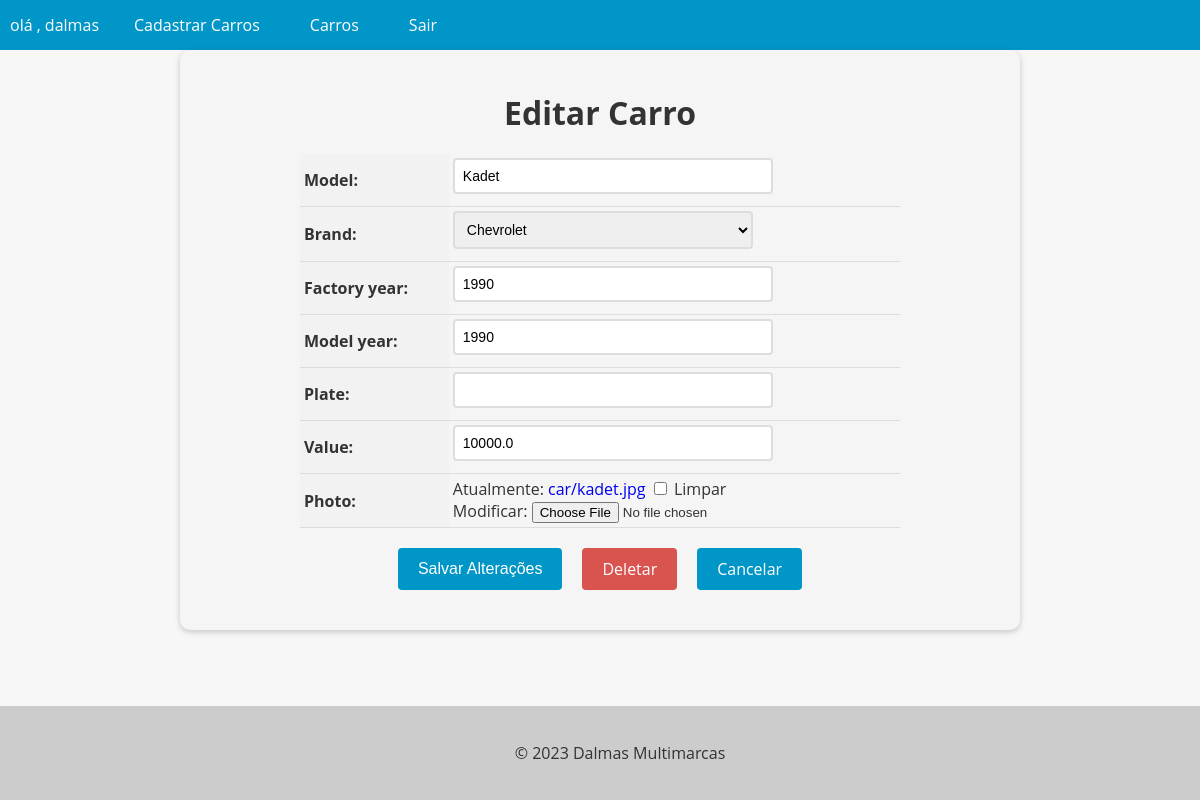
The page /car/5/update (signed in) on the database its author committed.
### cars/models.py (models this page shows, shortened)
class Cars(models.Model):
    id = models.AutoField(primary_key=True)
    model = models.CharField(max_length=200)
    brand = models.ForeignKey(Brand, on_delete=models.PROTECT, related_name="car_brand")
    factory_year = models.IntegerField(blank=True, null=True)
    model_year = models.IntegerField(blank=True, null=True)
    plate = models.CharField(max_length=10, blank=True, null=True)
    value = models.FloatField(blank=True, null=True)
    photo = models.ImageField(upload_to='car/', blank=True, null=True)

### cars/views.py (the view, shortened to what this page needs)
# urls.py: path('car/<int:pk>/update', UpdateCarsView.as_view(), name='update_car'),
@method_decorator(login_required(login_url='login'), name='dispatch')
class UpdateCarsView(UpdateView):
    model = Cars
    form_class = CarModelForm
    template_name = 'car_update.html'

### cars/forms.py (shortened to what this page needs)
class CarModelForm(forms.ModelForm):
    class Meta():
        model = Cars
        fields = '__all__'
    """
        def clean_variavel(self):
        variavel = self.cleaned_data.get('variavel')
        if variavel < 20000:
            self.add_error('Campo_onde_terá_erro', 'Mensagem de erro')
        return variavel
    """

### cars/models.py (called while the page is built)
    def __str__(self):
        return self.name

### cars/templates/car_update.html (shortened to what this page needs)
{% extends "base_fix.html" %}
{% block content %}
  <form method="post" enctype="multipart/form-data">
    <h1>Editar Carro</h1>
    <table>
      {{ form.as_table }}
    </table>
    <div>
      <div class="buttons-container">
        <input type="submit" value="Salvar Alterações" class="btn btn-primary">
        <a href="{% url 'delete_car' pk=object.pk %}" class="btn btn-danger">Deletar</a>
        <a href="{% url 'cars_list' %}" class="btn btn-secondary">Cancelar</a>
      </div>
    </div>
  </form>
{% endblock %}

### app/templates/base_fix.html (shortened to what this page needs)
<!DOCTYPE html>
<html lang="en">
<head>
</head>
<body>
  <header>
    <nav>
      <ul>
        {% if user.is_authenticated %}
          <li>olá , {{ user.username }}</li>
          <li><a href="{% url 'new_car' %}">Cadastrar Carros</a></li>
        {% endif %}
        <li><a href="{% url 'cars_list' %}">Carros</a></li>
        {% if user.is_authenticated %}
          <li><a href="{% url 'logout' %}">Sair</a></li>
        {% endif %}
      </ul>
    </nav>
  </header>
  <main>
    {% block content %}
    {% endblock %}
  </main>
  <footer class="fixed-footer">
    <p>&copy; 2023 Dalmas Multimarcas</p>
  </footer>
</body>
</html>

### app/templates/base_fix.html (style rules this page uses)
body { font-family: 'Open Sans', sans-serif; background-color: #f7f7f7; color: #333; margin: 0; padding: 0; }
header { background-color: #0096c7; color: #fff; text-align: center; }
footer { background-color: #ccc; color: #333; padding: 20px; text-align: center; }
nav { background-color: #0096c7; color: #fff; height: 50px; display: flex; justify-content: space-between; align-items: center; }
nav ul { list-style: none; margin: 0; padding: 0; display: flex; }
nav ul li { margin: 0 10px; }
nav ul li a { color: #fff; text-decoration: none; font-size: 16px; padding: 15px; transition: all 0.3s ease; }
.fixed-footer { position: fixed; bottom: 0; width: 100%; }

### cars/templates/car_update.html (style rules this page uses)
form { max-width: 800px; margin: 0 auto; padding: 20px; background-color: #f5f5f5; border-radius: 10px; box-shadow: 0 2px 6px rgba(0, 0, 0, 0.2); }
form h1 { font-size: 2rem; margin-bottom: 20px; text-align: center; }
table { margin: 0 auto; border-collapse: collapse; width: 100%; max-width: 600px; }
th, td { padding: 4px; text-align: left; border-bottom: 1px solid #ddd; }
th { background-color: #f2f2f2; }
input[type="text"], input[type="number"], select, textarea { padding: 8px; font-size: 14px; border: 2px solid #ddd; border-radius: 4px; width: 100%; max-width: 300px; margin-bottom: 8px; transition: border-bottom-color 0.3s ease-in-out; }
.btn { background-color: #0096c7; color: #fff; border: none; padding: 10px 20px; font-size: 16px; border-radius: 4px; cursor: pointer; transition: background-color 0.3s ease-in-out; }
.buttons-container { display: flex; justify-content: center; margin-top: 20px; margin-bottom: 20px; }
.btn { display: inline-block; background-color: #0096c7; color: #fff; border: none; padding: 10px 20px; font-size: 16px; border-radius: 4px; cursor: pointer; transition: background-color 0.3s ease-in-out; margin: 0 10px; }
.btn-danger { background-color: #d9534f; text-decoration: none !important; }
a { text-decoration: none !important; }

### rows shown on the page
Cars: model "Kadet", brand "Chevrolet", factory_year "1990", model_year "1990", value "10000.0"

### other values the page prints
{{ user.username }} "dalmas"
